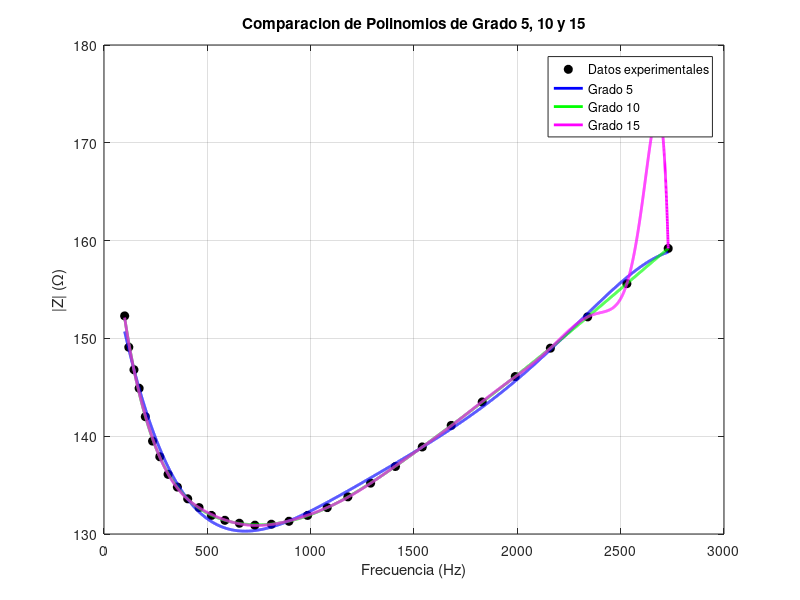
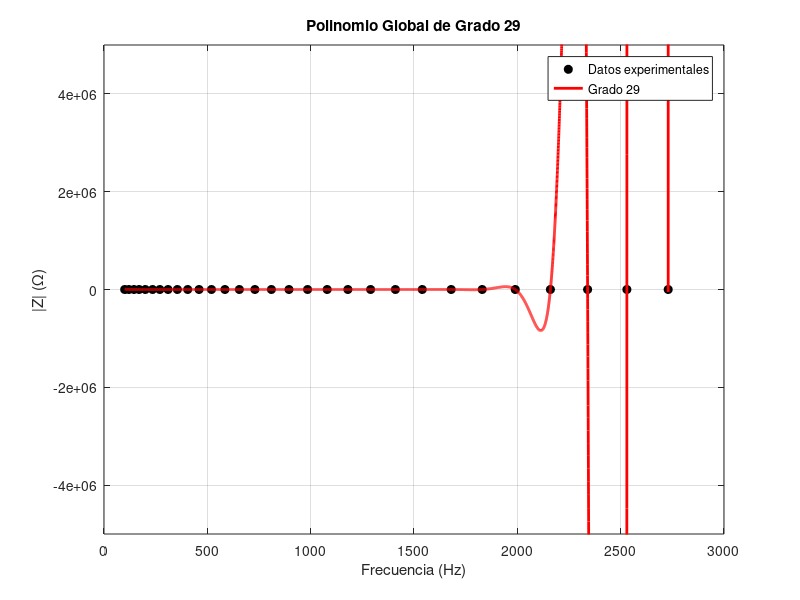

The MATLAB source for these figures, in order:
clc
clear
close all

warning off

%% =========================
% DATOS
%% =========================

f = [100 120 145 170 200 235 270 310 355 405 ...
460 520 585 655 730 810 895 985 1080 1180 ...
1290 1410 1540 1680 1830 1990 2160 2340 ...
2530 2730];

Z = [152.3 149.1 146.8 144.9 142.0 139.5 137.9 ...
136.1 134.8 133.6 132.7 131.9 131.4 131.1 ...
130.9 131.0 131.3 131.9 132.7 133.8 135.2 ...
136.9 138.9 141.1 143.5 146.1 149.0 152.2 ...
155.6 159.2];

%% =========================
% MALLA
%% =========================

x = linspace(100,2730,10000);

%% =========================
% POLINOMIOS
%% =========================

p5 = polyfit(f,Z,5);
p10 = polyfit(f,Z,10);
p15 = polyfit(f,Z,15);
p29 = polyfit(f,Z,29);

y5 = polyval(p5,x);
y10 = polyval(p10,x);
y15 = polyval(p15,x);
y29 = polyval(p29,x);

%% ======================================================
% FIGURA 1
% GRADOS 5 - 10 - 15
%% ======================================================

figure

hold on

plot(f,Z,'ko',...
    'MarkerFaceColor','k')

plot(x,y5,'b','LineWidth',2)

plot(x,y10,'g','LineWidth',2)

plot(x,y15,'m','LineWidth',2)

grid on
box on

xlabel('Frecuencia (Hz)')
ylabel('|Z| (\Omega)')

title('Comparacion de Polinomios de Grado 5, 10 y 15')

legend('Datos experimentales',...
       'Grado 5',...
       'Grado 10',...
       'Grado 15',...
       'Location','best')

%% ======================================================
% FIGURA 2
% GRADO 29
%% ======================================================

figure

hold on

plot(f,Z,'ko',...
    'MarkerFaceColor','k')

plot(x,y29,...
    'r',...
    'LineWidth',2)

grid on
box on

xlabel('Frecuencia (Hz)')
ylabel('|Z| (\Omega)')

title('Polinomio Global de Grado 29')

legend('Datos experimentales',...
       'Grado 29',...
       'Location','best')

% Mostrar Runge
ylim([-5e6 5e6])

warning on
